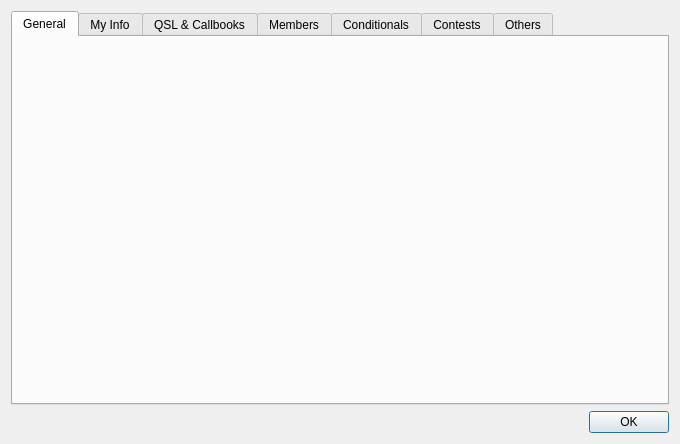
<?xml version="1.0" encoding="UTF-8"?>
<ui version="4.0">
 <class>ColumnSettingDialog</class>
 <widget class="QDialog" name="ColumnSettingDialog">
  <property name="geometry">
   <rect>
    <x>0</x>
    <y>0</y>
    <width>680</width>
    <height>444</height>
   </rect>
  </property>
  <property name="windowTitle">
   <string>Column Visibility Setting</string>
  </property>
  <layout class="QVBoxLayout" name="verticalLayout">
   <item>
    <widget class="QTabWidget" name="tabWidget">
     <property name="currentIndex">
      <number>0</number>
     </property>
     <widget class="QWidget" name="generalInfoTab">
      <attribute name="title">
       <string>General</string>
      </attribute>
      <layout class="QVBoxLayout" name="verticalLayout_3">
       <item>
        <layout class="QGridLayout" name="generalInfoGrid"/>
       </item>
       <item>
        <spacer name="verticalSpacer">
         <property name="orientation">
          <enum>Qt::Vertical</enum>
         </property>
         <property name="sizeHint" stdset="0">
          <size>
           <width>20</width>
           <height>40</height>
          </size>
         </property>
        </spacer>
       </item>
      </layout>
     </widget>
     <widget class="QWidget" name="myInfoTab">
      <attribute name="title">
       <string>My Info</string>
      </attribute>
      <layout class="QVBoxLayout" name="verticalLayout_2">
       <item>
        <layout class="QGridLayout" name="myInfoGrid"/>
       </item>
       <item>
        <spacer name="verticalSpacer_2">
         <property name="orientation">
          <enum>Qt::Vertical</enum>
         </property>
         <property name="sizeHint" stdset="0">
          <size>
           <width>20</width>
           <height>40</height>
          </size>
         </property>
        </spacer>
       </item>
      </layout>
     </widget>
     <widget class="QWidget" name="QSLInfoTab">
      <attribute name="title">
       <string>QSL &amp;&amp; Callbooks</string>
      </attribute>
      <layout class="QVBoxLayout" name="verticalLayout_4">
       <item>
        <layout class="QGridLayout" name="qslInfoGrid"/>
       </item>
       <item>
        <spacer name="verticalSpacer_3">
         <property name="orientation">
          <enum>Qt::Vertical</enum>
         </property>
         <property name="sizeHint" stdset="0">
          <size>
           <width>20</width>
           <height>40</height>
          </size>
         </property>
        </spacer>
       </item>
      </layout>
     </widget>
     <widget class="QWidget" name="membersInfoTab">
      <attribute name="title">
       <string>Members</string>
      </attribute>
      <layout class="QVBoxLayout" name="verticalLayout_5">
       <item>
        <layout class="QGridLayout" name="membersInfoGrig"/>
       </item>
       <item>
        <spacer name="verticalSpacer_4">
         <property name="orientation">
          <enum>Qt::Vertical</enum>
         </property>
         <property name="sizeHint" stdset="0">
          <size>
           <width>20</width>
           <height>40</height>
          </size>
         </property>
        </spacer>
       </item>
      </layout>
     </widget>
     <widget class="QWidget" name="conditionsInfoTab">
      <attribute name="title">
       <string>Conditionals</string>
      </attribute>
      <layout class="QVBoxLayout" name="verticalLayout_10">
       <item>
        <layout class="QGridLayout" name="conditionsInfoGrid"/>
       </item>
       <item>
        <spacer name="verticalSpacer_6">
         <property name="orientation">
          <enum>Qt::Vertical</enum>
         </property>
         <property name="sizeHint" stdset="0">
          <size>
           <width>20</width>
           <height>40</height>
          </size>
         </property>
        </spacer>
       </item>
      </layout>
     </widget>
     <widget class="QWidget" name="contestsInfoTab">
      <attribute name="title">
       <string>Contests</string>
      </attribute>
      <layout class="QVBoxLayout" name="verticalLayout_9">
       <item>
        <layout class="QGridLayout" name="contestsInfoGrid"/>
       </item>
       <item>
        <spacer name="verticalSpacer_7">
         <property name="orientation">
          <enum>Qt::Vertical</enum>
         </property>
         <property name="sizeHint" stdset="0">
          <size>
           <width>20</width>
           <height>40</height>
          </size>
         </property>
        </spacer>
       </item>
      </layout>
     </widget>
     <widget class="QWidget" name="otherInfoTab">
      <attribute name="title">
       <string>Others</string>
      </attribute>
      <layout class="QVBoxLayout" name="verticalLayout_6">
       <item>
        <layout class="QGridLayout" name="otherInfoGrid"/>
       </item>
       <item>
        <spacer name="verticalSpacer_5">
         <property name="orientation">
          <enum>Qt::Vertical</enum>
         </property>
         <property name="sizeHint" stdset="0">
          <size>
           <width>20</width>
           <height>40</height>
          </size>
         </property>
        </spacer>
       </item>
      </layout>
     </widget>
    </widget>
   </item>
   <item>
    <widget class="QDialogButtonBox" name="buttonBox">
     <property name="orientation">
      <enum>Qt::Horizontal</enum>
     </property>
     <property name="standardButtons">
      <set>QDialogButtonBox::Ok</set>
     </property>
     <property name="centerButtons">
      <bool>false</bool>
     </property>
    </widget>
   </item>
  </layout>
 </widget>
 <resources/>
 <connections>
  <connection>
   <sender>buttonBox</sender>
   <signal>accepted()</signal>
   <receiver>ColumnSettingDialog</receiver>
   <slot>accept()</slot>
   <hints>
    <hint type="sourcelabel">
     <x>248</x>
     <y>254</y>
    </hint>
    <hint type="destinationlabel">
     <x>157</x>
     <y>274</y>
    </hint>
   </hints>
  </connection>
  <connection>
   <sender>buttonBox</sender>
   <signal>rejected()</signal>
   <receiver>ColumnSettingDialog</receiver>
   <slot>reject()</slot>
   <hints>
    <hint type="sourcelabel">
     <x>316</x>
     <y>260</y>
    </hint>
    <hint type="destinationlabel">
     <x>286</x>
     <y>274</y>
    </hint>
   </hints>
  </connection>
 </connections>
</ui>
